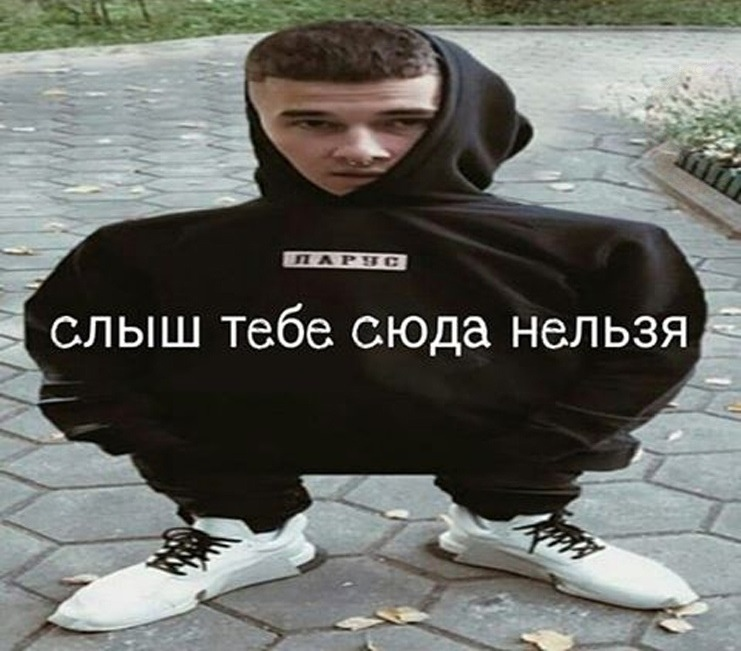
//> input picture UIR/FirstTryOpenCV/Поиск, обработка, преобр-я/Поиск - обработка/Свертка (создание рамки)/test1.jpg, 741 x 651 px, given in place of winnie.jpg, which was not available
$ ./Преобр-е_Хафа__2_   (built with g++ and OpenCV 4)
//> lines starting //> are read from the running program, lines starting //| are printed output that depends on the picture; after the words box and inside, x2 and y2 are one past the last pixel; in counts of white or black regions, pixels touching at a corner belong together; pictures that were not available may be replaced by others from this repository, and a replacement may not be noted
// Преобр-е Хафа (2).cpp : Этот файл содержит функцию "main". Здесь начинается и заканчивается выполнение программы.
//

//#include "pch.h"
#include <iostream>
#include <opencv/cv.h>
#include <opencv/highgui.h>
#include <math.h>

int main(int argc, char* argv[])
{
	IplImage* src = 0;
	IplImage* dst = 0;
	IplImage* color_dst = 0;


	src = cvLoadImage("winnie.jpg", CV_LOAD_IMAGE_GRAYSCALE);
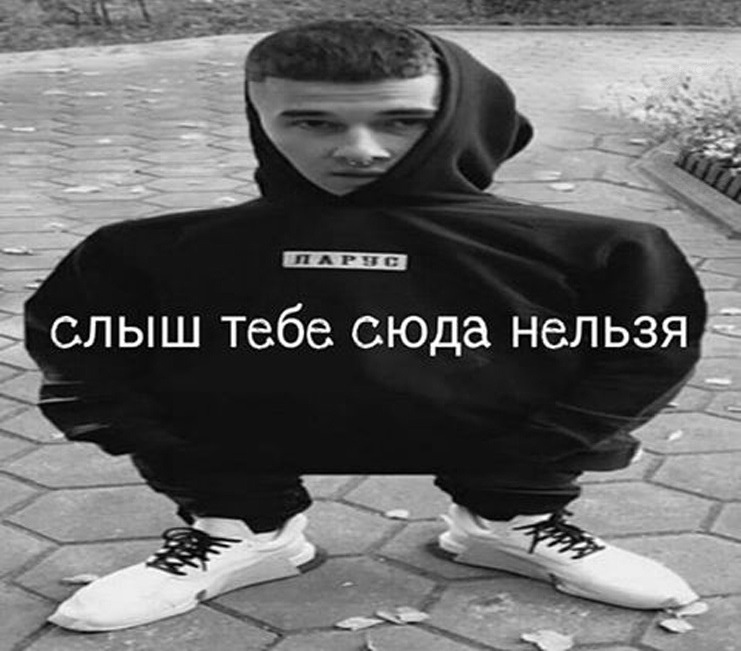
//> src: 651 rows x 741 cols, CV_8UC1; min 0, max 255, mean 103.5

	// хранилище памяти для хранения найденных линий
	CvMemStorage* storage = cvCreateMemStorage(0);
	CvSeq* lines = 0;
	int i = 0;


	dst = cvCreateImage(cvGetSize(src), 8, 1);  //нахождение границ Кенни
	color_dst = cvCreateImage(cvGetSize(src), 8, 3);  //Нахождение преобр-я Хафа

	// детектирование границ
	cvCanny(src, dst, 50, 200, 3);
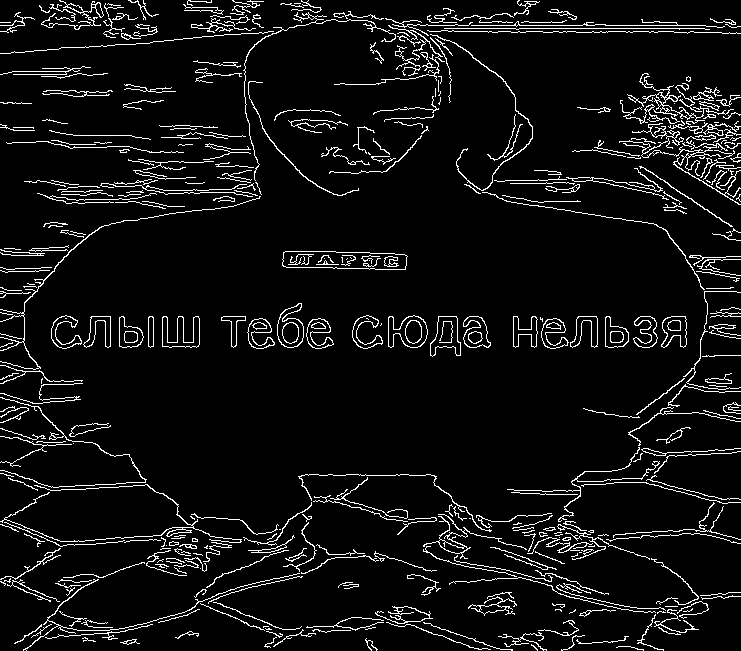
//> dst: 651 rows x 741 cols, CV_8UC1; 6.6% white in thin lines or dots

	// конвертируем в цветное изображение
	cvCvtColor(dst, color_dst, CV_GRAY2BGR);
//> color_dst: 651 rows x 741 cols, CV_8UC3; 6.6% white in thin lines or dots

	// нахождение линий
	lines = cvHoughLines2(dst, storage, CV_HOUGH_PROBABILISTIC, 1, CV_PI / 180, 50, 50, 10);
//> lines = 138 items

	// нарисуем найденные линии
	for (i = 0; i < lines->total; i++) {
		CvPoint* line = (CvPoint*)cvGetSeqElem(lines, i);
		cvLine(color_dst, line[0], line[1], CV_RGB(255, 0, 0), 3, CV_AA, 0);
	}
//> this loop made 138 passes
//> pass 1, `cvLine(color_dst, line[0], line[1], CV_RGB(255, 0, 0), 3, CV_AA, 0);`:
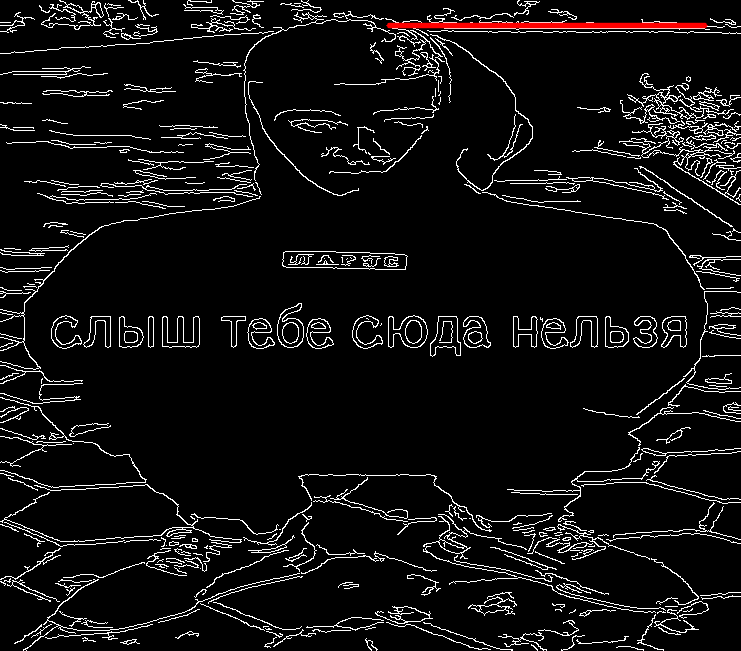
//> color_dst: 651 rows x 741 cols, CV_8UC3; mean B, G, R 16.5, 16.5, 17.4
//> pass 2, `cvLine(color_dst, line[0], line[1], CV_RGB(255, 0, 0), 3, CV_AA, 0);`:
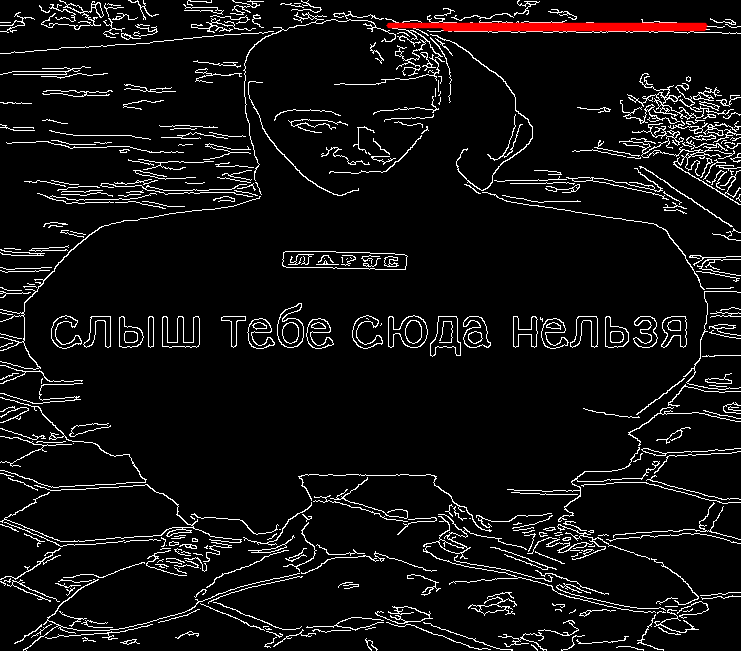
//> color_dst: 651 rows x 741 cols, CV_8UC3; 0.22% of pixels changed, all inside (x1, y1, x2, y2) = (441, 28, 708, 32)
//> pass 3, `cvLine(color_dst, line[0], line[1], CV_RGB(255, 0, 0), 3, CV_AA, 0);`:
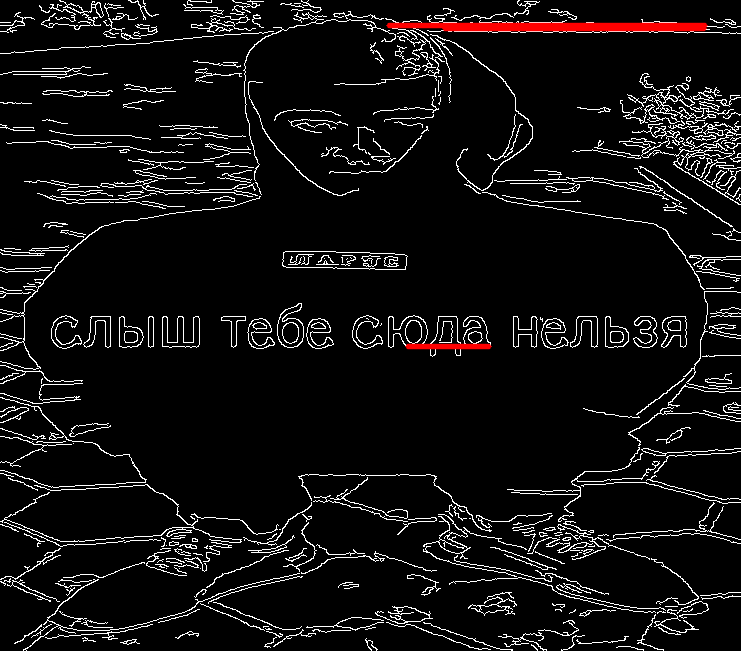
//> color_dst: 651 rows x 741 cols, CV_8UC3; 0.12% of pixels changed, all inside (x1, y1, x2, y2) = (404, 343, 493, 350)
//> after the loop:
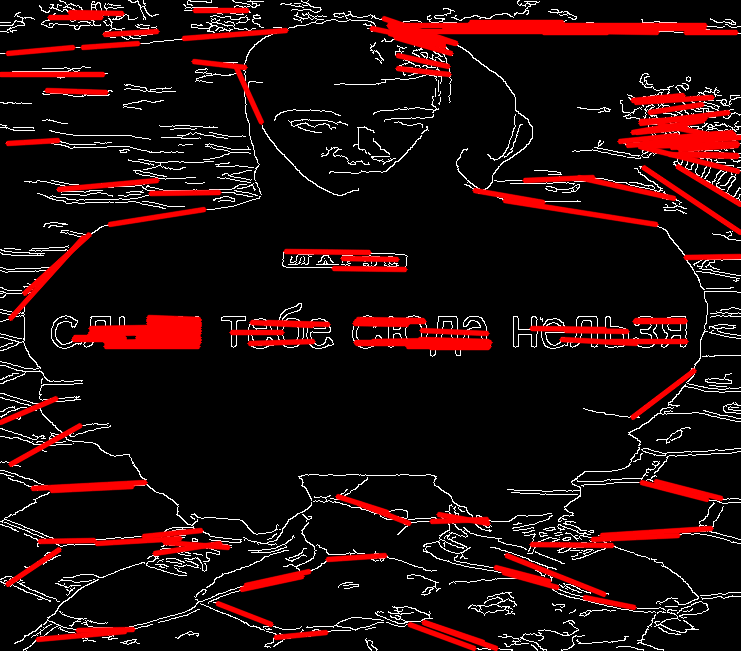
//> color_dst: 651 rows x 741 cols, CV_8UC3; 9.93% of pixels changed, all inside (x1, y1, x2, y2) = (0, 7, 741, 651)

	// показываем
	cvNamedWindow("Source", 1);
	cvShowImage("Source", src);

	cvNamedWindow("Hough", 1);
	cvShowImage("Hough", color_dst);

	// ждём нажатия клавиши
	cvWaitKey(0);

	// освобождаем ресурсы
	cvReleaseMemStorage(&storage);
	cvReleaseImage(&src);
	cvReleaseImage(&dst);
	cvReleaseImage(&color_dst);
	cvDestroyAllWindows();
	return 0;
}

// Запуск программы: CTRL+F5 или меню "Отладка" > "Запуск без отладки"
// Отладка программы: F5 или меню "Отладка" > "Запустить отладку"

// Советы по началу работы
//   1. В окне обозревателя решений можно добавлять файлы и управлять ими.
//   2. В окне Team Explorer можно подключиться к системе управления версиями.
//   3. В окне "Выходные данные" можно просматривать выходные данные сборки и другие сообщения.
//   4. В окне "Список ошибок" можно просматривать ошибки.
//   5. Последовательно выберите пункты меню "Проект" > "Добавить новый элемент", чтобы создать файлы кода, или "Проект" > "Добавить существующий элемент", чтобы добавить в проект существующие файлы кода.
//   6. Чтобы снова открыть этот проект позже, выберите пункты меню "Файл" > "Открыть" > "Проект" и выберите SLN-файл.
